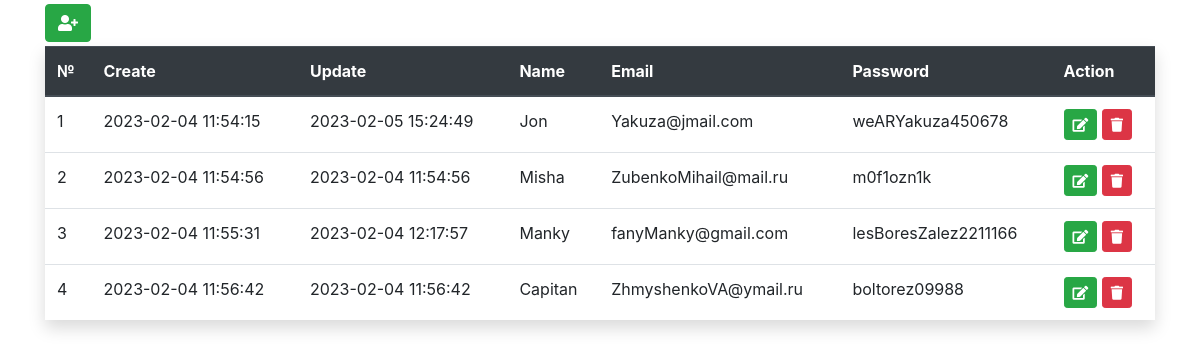
The page / on the database its author committed.
### tables this page shows
CREATE TABLE `userData` (
  `id` int NOT NULL,
  `created_at` timestamp NOT NULL DEFAULT CURRENT_TIMESTAMP,
  `updated_at` timestamp NOT NULL DEFAULT CURRENT_TIMESTAMP,
  `name` varchar(50) NOT NULL,
  `email` varchar(50) NOT NULL,
  `password` varchar(50) NOT NULL
);

### create.php (called while the page is built, shortened)
<?php
include 'config.php';
$sql = $pdo->prepare("SELECT * FROM `userData`");
$sql->execute();
$result = $sql->fetchAll();

### index.php (the view, shortened to what this page needs)
<?php
include 'create.php';
?>
<!DOCTYPE html>
<html lang="en">
    <head>
        <link rel="stylesheet" href="https://stackpath.bootstrapcdn.com/bootstrap/4.3.1/css/bootstrap.min.css">
	    <link rel="stylesheet" type="text/css" href="https://cdnjs.cloudflare.com/ajax/libs/font-awesome/5.9.0/css/all.css">
    </head>
    <body>
        <div class="container">
            <div class="row">
                <div class="col mt-1">
                    <button class="btn btn-success mb-1" data-toggle="modal" data-target="#Modal"><i class="fa fa-user-plus"></i></button>
                    <table class="table shadow ">
                        <thead class="thead-dark">
                            <tr>
                                <th>№</th>
                                <th>Create</th>
                                <th>Update</th>
                                <th>Name</th>
                                <th>Email</th>
                                <th>Password</th>
                                <th>Action</th>
                            </tr>
                            <?php foreach ($result as $value) { ?>
                                <tr>
                                    <td><?=$value['id'] ?></td>
                                    <td><?=$value['created_at'] ?></td>
                                    <td><?=$value['updated_at'] ?></td>
                                    <td><?=$value['name'] ?></td>
                                    <td><?=$value['email'] ?></td>
                                    <td><?=$value['password'] ?></td>
                                    <td>
                                        <a href="?edit=<?=$value['id'] ?>" class="btn btn-success btn-sm" data-toggle="modal" data-target="#editModal<?=$value['id'] ?>"><i class="fa fa-edit"></i></a>
                                        <a href="?delete=<?=$value['id'] ?>" class="btn btn-danger btn-sm" data-toggle="modal" data-target="#deleteModal<?=$value['id'] ?>"><i class="fa fa-trash"></i></a>
                                    </td>
						        </tr> <?php } ?>
					    </thead>
				    </table>
			    </div>
		    </div>
	    </div>
    </body>
</html>

### rows shown on the page
userdata: id "1", created_at "2023-02-04 11:54:15", updated_at "2023-02-05 15:24:49", name "Jon", email "Yakuza@jmail.com", password "weARYakuza450678"
userdata: id "2", created_at "2023-02-04 11:54:56", updated_at "2023-02-04 11:54:56", name "Misha", email "ZubenkoMihail@mail.ru", password "m0f1ozn1k"
userdata: id "3", created_at "2023-02-04 11:55:31", updated_at "2023-02-04 12:17:57", name "Manky", email "fanyManky@gmail.com", password "lesBoresZalez2211166"
userdata: id "4", created_at "2023-02-04 11:56:42", updated_at "2023-02-04 11:56:42", name "Capitan", email "ZhmyshenkoVA@ymail.ru", password "boltorez09988"
